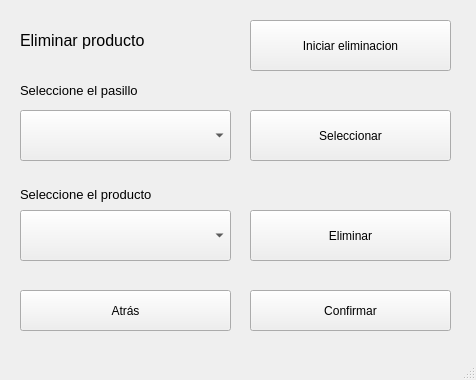
<?xml version="1.0" encoding="UTF-8"?>
<ui version="4.0">
 <class>window_delete_product</class>
 <widget class="QMainWindow" name="window_delete_product">
  <property name="geometry">
   <rect>
    <x>0</x>
    <y>0</y>
    <width>476</width>
    <height>380</height>
   </rect>
  </property>
  <property name="windowTitle">
   <string>MainWindow</string>
  </property>
  <widget class="QWidget" name="centralwidget">
   <widget class="QComboBox" name="halls">
    <property name="geometry">
     <rect>
      <x>20</x>
      <y>110</y>
      <width>211</width>
      <height>51</height>
     </rect>
    </property>
   </widget>
   <widget class="QLabel" name="label_2">
    <property name="geometry">
     <rect>
      <x>20</x>
      <y>80</y>
      <width>211</width>
      <height>21</height>
     </rect>
    </property>
    <property name="font">
     <font>
      <pointsize>10</pointsize>
     </font>
    </property>
    <property name="text">
     <string>Seleccione el pasillo</string>
    </property>
   </widget>
   <widget class="QPushButton" name="prodButton">
    <property name="geometry">
     <rect>
      <x>250</x>
      <y>210</y>
      <width>201</width>
      <height>51</height>
     </rect>
    </property>
    <property name="text">
     <string>Eliminar</string>
    </property>
   </widget>
   <widget class="QPushButton" name="pasilloButton">
    <property name="geometry">
     <rect>
      <x>250</x>
      <y>110</y>
      <width>201</width>
      <height>51</height>
     </rect>
    </property>
    <property name="text">
     <string>Seleccionar</string>
    </property>
   </widget>
   <widget class="QLabel" name="label_3">
    <property name="geometry">
     <rect>
      <x>20</x>
      <y>179</y>
      <width>211</width>
      <height>31</height>
     </rect>
    </property>
    <property name="font">
     <font>
      <pointsize>10</pointsize>
     </font>
    </property>
    <property name="text">
     <string>Seleccione el producto</string>
    </property>
   </widget>
   <widget class="QComboBox" name="prods">
    <property name="geometry">
     <rect>
      <x>20</x>
      <y>210</y>
      <width>211</width>
      <height>51</height>
     </rect>
    </property>
   </widget>
   <widget class="QPushButton" name="save">
    <property name="geometry">
     <rect>
      <x>250</x>
      <y>290</y>
      <width>201</width>
      <height>41</height>
     </rect>
    </property>
    <property name="text">
     <string>Confirmar</string>
    </property>
   </widget>
   <widget class="QPushButton" name="back">
    <property name="geometry">
     <rect>
      <x>20</x>
      <y>290</y>
      <width>211</width>
      <height>41</height>
     </rect>
    </property>
    <property name="text">
     <string>Atrás</string>
    </property>
   </widget>
   <widget class="QLabel" name="label">
    <property name="geometry">
     <rect>
      <x>20</x>
      <y>20</y>
      <width>231</width>
      <height>41</height>
     </rect>
    </property>
    <property name="font">
     <font>
      <pointsize>12</pointsize>
     </font>
    </property>
    <property name="text">
     <string>Eliminar producto</string>
    </property>
   </widget>
   <widget class="QPushButton" name="start">
    <property name="geometry">
     <rect>
      <x>250</x>
      <y>20</y>
      <width>201</width>
      <height>51</height>
     </rect>
    </property>
    <property name="text">
     <string>Iniciar eliminacion</string>
    </property>
   </widget>
  </widget>
  <widget class="QMenuBar" name="menubar">
   <property name="geometry">
    <rect>
     <x>0</x>
     <y>0</y>
     <width>476</width>
     <height>17</height>
    </rect>
   </property>
  </widget>
  <widget class="QStatusBar" name="statusbar"/>
 </widget>
 <resources/>
 <connections/>
</ui>
